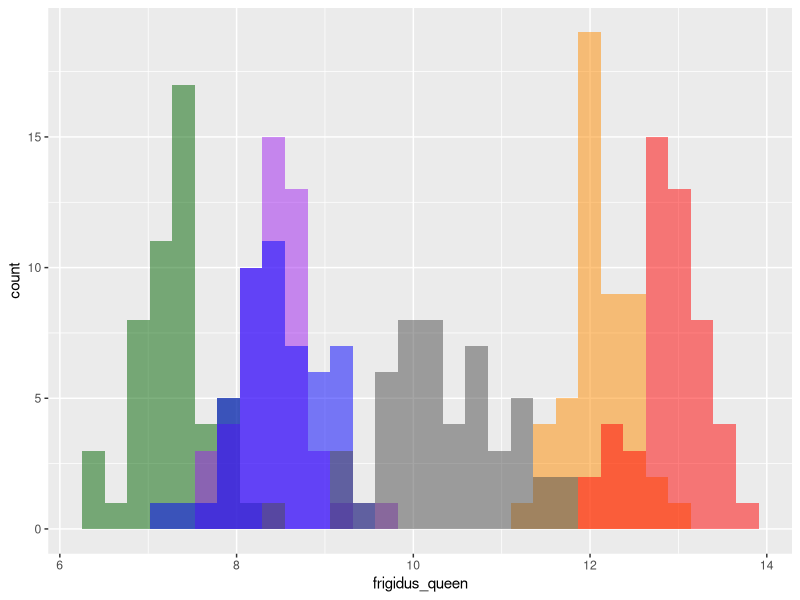

Reproduce this figure in R. (Note: this script raises an error after producing the figure.)
## Code to imulate proboscis lengths for six species of Bombus.
## Means and standard deviations are from Table 10 of Macior 1974 (page 59).
## Macior mesured 50 individuals for most species and castes, so
## I set all to 50 for purpose of the exercise.

## I generate data for queen and worker castes but I currently
## save only the queen data. Workers have shorter proboscis on
## average but qualitative results are the same.

library(tidyverse)
#library(ggthemes)

frigidus_queen <- rnorm(mean = 7.27, sd = 0.37, n = 50)
frigidus_worker <- rnorm(mean = 5.73, sd = 0.40, n = 50)
frigidus_queen <- round(frigidus_queen, digits = 1)

bifarius_queen <- rnorm(mean = 8.38, sd = 0.40, n = 50)
bifarius_worker <- rnorm(mean = 5.75, sd = 0.37, n = 50)
bifarius_queen <- round(bifarius_queen, digits = 1)

sylvicola_queen <- rnorm(mean = 8.50, sd = 0.48, n = 50)
sylvicola_worker <- rnorm(mean = 5.79, sd = 0.58, n = 50)
sylvicola_queen <- round(sylvicola_queen, digits = 1)

flavifrons_queen <- rnorm(mean = 10.23, sd = 0.71, n = 50)
flavifrons_worker <- rnorm(mean = 7.81, sd = 0.80, n = 50)
flavifrons_queen <- round(flavifrons_queen, digits = 1)

# Name change per Williams et al 2015
# Pyke 1982 used B. kirbyellus, which was later considered a 
# synonym of B. balteatus. Pyke et al. 2012 used B. balteatus.
kirbiellus_queen <- rnorm(mean = 12.11, sd = 0.40, n = 50)
kirbiellus_worker <- rnorm(mean = 9.36, sd = 0.62, n = 50)
kirbiellus_queen <- round(kirbiellus_queen, digits = 1)


appositus_queen <- rnorm(mean = 12.81, sd = 0.38, n = 50)
appositus_worker <- rnorm(mean = 10.48, sd = 0.95, n = 50)
appositus_queen <- round(appositus_queen, digits = 1)


# Check the distribution of queens so that they
# are approximately normal, w/o obvious outliers.
ggplot() +
  geom_histogram(aes(x = frigidus_queen), bg = "darkgreen", alpha = 0.5) +
  geom_histogram(aes(x = bifarius_queen), bg = "purple", alpha = 0.5) +
  geom_histogram(aes(x = kirbiellus_queen), bg = "darkorange", alpha = 0.5) +
  geom_histogram(aes(x = appositus_queen), bg = "red", alpha = 0.5) +
  geom_histogram(aes(x = sylvicola_queen), bg = "blue", alpha = 0.5) +
  geom_histogram(aes(x = flavifrons_queen), bg = "gray30", alpha = 0.5)

# Same for workers
ggplot() +
  geom_histogram(aes(x = frigidus_worker), bg = "darkgreen", alpha = 0.5) +
  geom_histogram(aes(x = bifarius_worker), bg = "purple", alpha = 0.5) +
  geom_histogram(aes(x = kirbyellus_worker), bg = "darkorange", alpha = 0.5) +
  geom_histogram(aes(x = appositus_worker), bg = "red", alpha = 0.5) +
  geom_histogram(aes(x = sylvicola_worker), bg = "blue", alpha = 0.5) +
  geom_histogram(aes(x = flavifrons_worker), bg = "gray30", alpha = 0.5)


# Make tibble of queens for class use
bees_df <- tibble(appositus = appositus_queen, 
                  bifarius = bifarius_queen, 
                  flavifrons = flavifrons_queen,
                  frigidus = frigidus_queen, 
                  kirbiellus = kirbiellus_queen, 
                  sylvicola = sylvicola_queen)

# Save the file.
write_csv(bees_df, "bombus_queen_proboscis_lengths.csv")


## Not used right now.

# Simualting coralla depths shown in Table 1 of 
# Pleasants 1980. Ecology 61: 1446-1459.
bifarius_corolla <- rnorm(mean = 5.38, sd = 0.1, n = 20)
kirbyellus_corolla <- rnorm(mean = 14.18, sd = 0.1, n = 20)
appositus_corolla <- rnorm(mean = 14.11, sd = 0.1, n = 20)


bee_queens <- c(mean(bifarius_queen), mean(kirbyellus_queen), mean(appositus_queen))
flower_corollas <- c(mean(bifarius_corolla), mean(kirbyellus_corolla), mean(appositus_corolla))

bf <- tibble(bee_queens, flower_corollas)
bf
ggplot() +
  geom_point(aes(x = bee_queens, y = flower_corollas))
